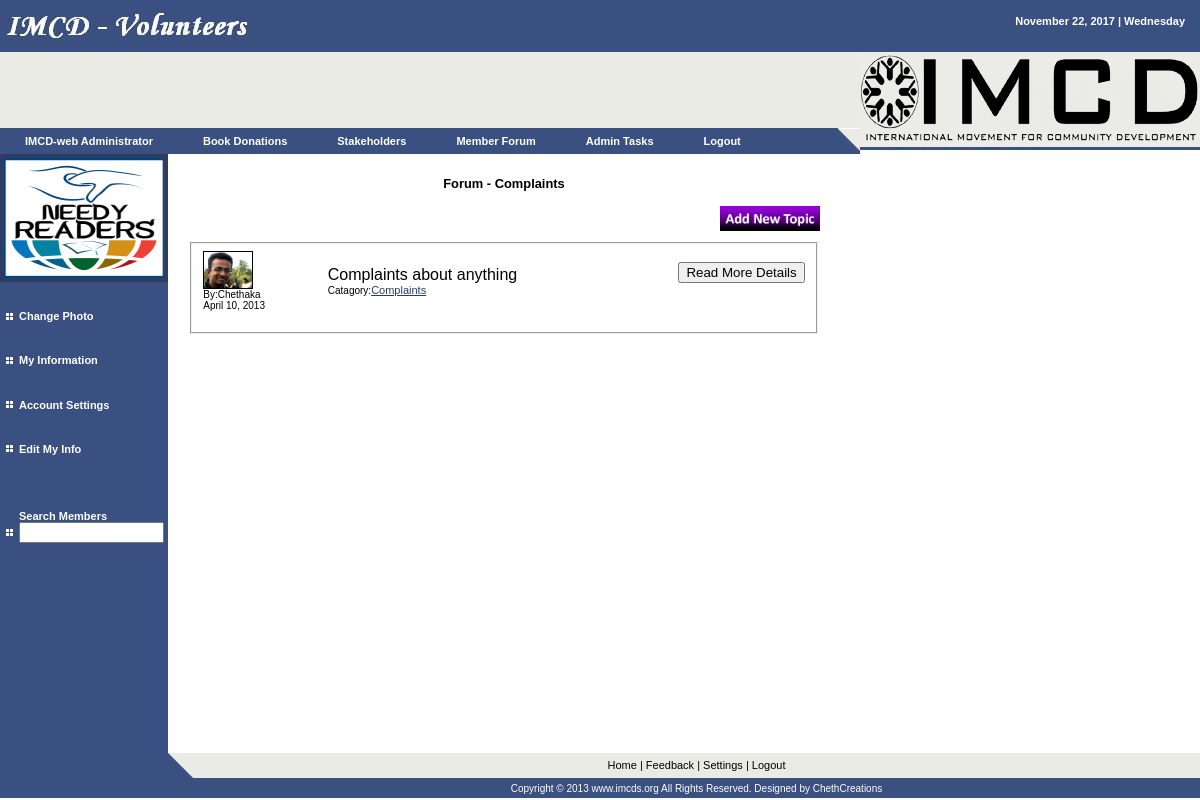
The page /user/Complaints.php (signed in) on the database its author committed.
### tables this page shows
CREATE TABLE `user` (
  `uid` int(50) NOT NULL auto_increment,
  `uname` varchar(50) NOT NULL,
  `pword` varchar(200) NOT NULL,
  `fname` varchar(50) NOT NULL,
  `mname` varchar(200) NOT NULL,
  `lname` varchar(50) NOT NULL,
  `dob` varchar(50) NOT NULL,
  `country` varchar(50) NOT NULL,
  `gender` varchar(50) NOT NULL,
  `tele` varchar(50) NOT NULL,
  `email` varchar(50) NOT NULL,
  `seq` varchar(50) NOT NULL,
  `answer` varchar(50) NOT NULL,
  `year` int(10) NOT NULL,
  `fid` varchar(20) NOT NULL,
  `town` varchar(50) NOT NULL,
  `status` varchar(50) NOT NULL default 'pend',
  `utype` varchar(50) NOT NULL default 'nuser',
  PRIMARY KEY  (`uid`)
);

CREATE TABLE `forum` (
  `fuid` int(10) NOT NULL auto_increment,
  `usid` varchar(10) NOT NULL,
  `catg` varchar(100) NOT NULL,
  `subj` varchar(500) NOT NULL,
  `idea` varchar(1000) NOT NULL,
  `fdate` varchar(30) NOT NULL,
  PRIMARY KEY  (`fuid`)
);

### sess.php (called while the page is built, shortened)
<?php
$name=$_SESSION['fuser'];
$query="select * from user where uname='".$name."' ";
$result=mysql_query($query);
$new=mysql_fetch_array($result);
$f_name=$new['fname'];
$l_name=$new['lname'];
$photo=$new['mname'];
$utype=$new['utype'];
?>

### user/Complaints.php (the view, shortened to what this page needs)
<?php include('incu/header.php');
?>
<div align="center"><h3> Forum - Complaints</h3></div>
<form action="adfor.php" method="post"><div align="right"><input height="25" width="100" type="image" src="../pictures/forum.png"/></div></form>
<?php include('../server.php');
$qry1="select * from forum order by fuid desc";
$re1=mysql_query($qry1) or die("ERROR forum");
while($new=mysql_fetch_array($re1)){
$catg=$new['catg'];
$subj=$new['subj'];
$usid=$new['usid'];
$fuid=$new['fuid'];
$fdate=$new['fdate'];
$qryno22="select * from user where uid='".$usid."'";
$resulno22=mysql_query($qryno22) or die("ERROR");
$new22=mysql_fetch_array($resulno22);
$fname=$new22['fname'];
$lname=$new22['lname'];
$photo1=$new22['mname'];
$pic1=$photo1;
if($catg=="Complaints"){
echo '<fieldset>
<form method="post" action="myfrpro.php">
<table><tr><td width="110">
<input title="View '.$fname." ".$lname.' Profile" type="image" name="imageField" src="'.$pic1.'" width="48" height="36" border="1" />
<input type="hidden" name="uid" value="'.$usid.'"/>
<br><span class="style1"> By:'.$fname.'
<br>'.$fdate.'
</span>
</form>
';
echo '</td>
<td>&nbsp;&nbsp;&nbsp;&nbsp;&nbsp;&nbsp;</td>
<td width="500">';
echo ''.$subj.'<br><span class="style1"> Catagory:<a href="'.$catg.'.php">'.$catg.'</a></span></td>
<td>
<div align="right">
<form method="post" action="fdetails.php">
<input type="submit" name="vdetails" id="vdetails" value="Read More Details">
<input type="hidden" name="usid" value="'.$usid.'"/>
<input type="hidden" name="subj" value="'.$subj.'"/>
<input type="hidden" name="fuid" value="'.$fuid.'"/>
</form></div>
</td>';
echo '</tr></table></fieldset>';
}
}
?>
<?php include('incu/footer.php'); ?>

### user/incu/header.php (shortened to what this page needs)
<?php
include('../sess.php');
?>
<html>
<head>
<link rel="stylesheet" href="styles.css" type="text/css">
</head>
<body bgcolor="#ffffff" leftmargin="0" topmargin="0" marginwidth="0" marginheight="0">
<table width="100%" border="0" cellspacing="0" cellpadding="0" height="100%">
  <tr>
    <td bgcolor="#395080" height="50" valign="top">
      <table width="100%" border="0" cellspacing="0" cellpadding="0" height="100%">
        <tr>
          <td width="50%" valign="top"><a href="index.php" class="menutext"> <img name="companyname" src="images/companyname.jpg" width="247" height="50" border="0"></a></td>
          <td width="50%" valign="top">
            <table width="100%" border="0" cellspacing="0" cellpadding="15">
              <tr>
                <td valign="top" align="right" class="menutext">
				<?php echo gmdate("F d, Y | l");?>
				</td>
              </tr>
            </table>
		 </td>
        </tr>
      </table>
    </td>
  </tr>
  <tr>
    <td height="98" valign="top">
      <table width="100%" border="0" cellspacing="0" cellpadding="0" height="100%">
        <tr>
          <td valign="top" width="82%">
            <table width="100%" border="0" cellspacing="0" cellpadding="0" height="100%">
              <tr bgcolor="#EAEBE4">
                <td height="73" valign="top" bgcolor="#EAEBE4"><img src="images/spacer.gif" width="1" height="73"></td>
                <td>&nbsp;</td>
              </tr>
              <tr>
                <td height="25" bgcolor="#395080" class="menutext" nowrap width="100%">
				<ul id="menu">
    <li><a href="../user/myinfo.php" class="menutext"><?php echo $f_name." ".$l_name; ?></a></li>
    <li><a href="pe_don.php" class="menutext">Book Donations</a>
    </li>
	    <li><a href="#" class="menutext">Stakeholders</a>
    </li>
     <li><a href="forum.php" class="menutext">Member Forum</a>
    </li>
	<?php
	if($utype=='admin'){
	echo '
		    <li><a href="#" class="menutext">Admin Tasks</a>
        <ul>
            <li><a href="request.php" class="menutext"><img src="images/square.jpg" width="7" height="7"> &nbsp;&nbsp;Pending Member Requests</a></li>
			<li><a href="allstake.php" class="menutext"><img src="images/square.jpg" width="7" height="7"> &nbsp;&nbsp;All Stakeholders</a></li>
        </ul>
    </li>
	';
	}
	?>
    <li><a href="../user/logout.php" class="menutext">Logout</a>
    </li>
</ul>
				 </td>
                <td height="25" width="22" valign="bottom"><img name="triangle1" src="images/triangle1.jpg" width="22" height="25" border="0"></td>
              </tr>
            </table>
          </td>
          <td valign="top" align="right" width="340"><img name="graphic1" src="images/graphic1.jpg" width="340" height="98" border="0"></td>
        </tr>
      </table>
    </td>
  </tr>
  <tr>
    <td height="72%" valign="top">
      <table width="70%" border="0" cellspacing="0" cellpadding="0" height="100%">
        <tr>
          <td valign="top" width="152" bgcolor="#395080">
            <table width="152" border="0" cellspacing="0" cellpadding="0" height="100%">
              <tr>
                <td width="152" bgcolor="#395080" height="140" valign="top"><a href="../user/photo.php"><img border="4" name="user" src="<?php echo $photo; ?>" width="160" height="120"/></a></td>
              </tr>
              <tr>
                <td valign="top" bgcolor="#395080">
                  <table width="100%" border="0" cellspacing="0" cellpadding="3" height="300">
                    <tr>
                      <td width="10" align="right"><img src="images/square.jpg" width="7" height="7"></td>
                      <td nowrap class="menutext"><a href="../user/photo.php" class="menutext">Change Photo</a></td>
                    </tr>
					<tr>
                      <td width="10" align="right"><img src="images/square.jpg" width="7" height="7"></td>
                      <td class="menutext"><a href="../user/myinfo.php" class="menutext">My Information</a></td>
                    </tr>
                    <tr>
                      <td width="10" align="right"><img src="images/square.jpg" width="7" height="7"></td>
                      <td class="menutext"><a href="../user/editset.php" class="menutext">Account Settings</a></td>
                    </tr>
                    <tr>
                      <td width="10" align="right"><img src="images/square.jpg" width="7" height="7"></td>
                      <td class="menutext"><a href="editme.php" class="menutext">Edit My Info</a></td>
                    </tr>
					<tr>
					<td width="10" align="right"><img src="images/square.jpg" width="7" height="7"></td>
                      <td class="menutext">
					<a href="../user/logall.php" class="menutext">Search Members</a><form action="logall.php" method="post"><input type="text" name="sch" size="15"></form></td>
					</tr>
                  </table>
                </td>
              </tr>
            </table>
          </td>
		   <td valign="top" width="85%">
            <table width="100%" border="0" cellspacing="0" cellpadding="20" height="100%">
              <tr>
                <td valign="top" height="420" class="text">

### user/styles.css (style rules this page uses)
.text { font-family: Verdana, Arial, Helvetica, sans-serif; font-size: 11px; line-height: 19px; color: #000000; text-decoration: none }
a { font-family: Verdana, Arial, Helvetica, sans-serif; font-size: 11px; color: #2C3D61; text-decoration: underline }
.menutext { font-family: Verdana, Arial, Helvetica, sans-serif; font-size: 11px; font-weight: bold; color: #FFFFFF; text-decoration: none }
ul { font-family: Arial, Verdana; font-size: 14px; margin: 0; padding: 0; list-style: none; }
ul li { display: block; position: relative; float: left; }
ul li a { display: block; text-decoration: none; color: #ffffff; border-top: 0px solid #ffffff; padding: 5px 25px 5px 25px; background: #395080; margin-left: 0px; }

### rows shown on the page
user: fname "IMCD-web", lname "Administrator", mname (picture)
forum: user.fname "Chethaka", fdate "April 10, 2013", subj "Complaints about anything", catg "Complaints"

### other values the page prints
gmdate("F d, Y | l") "November 22, 2017 | Wednesday"
